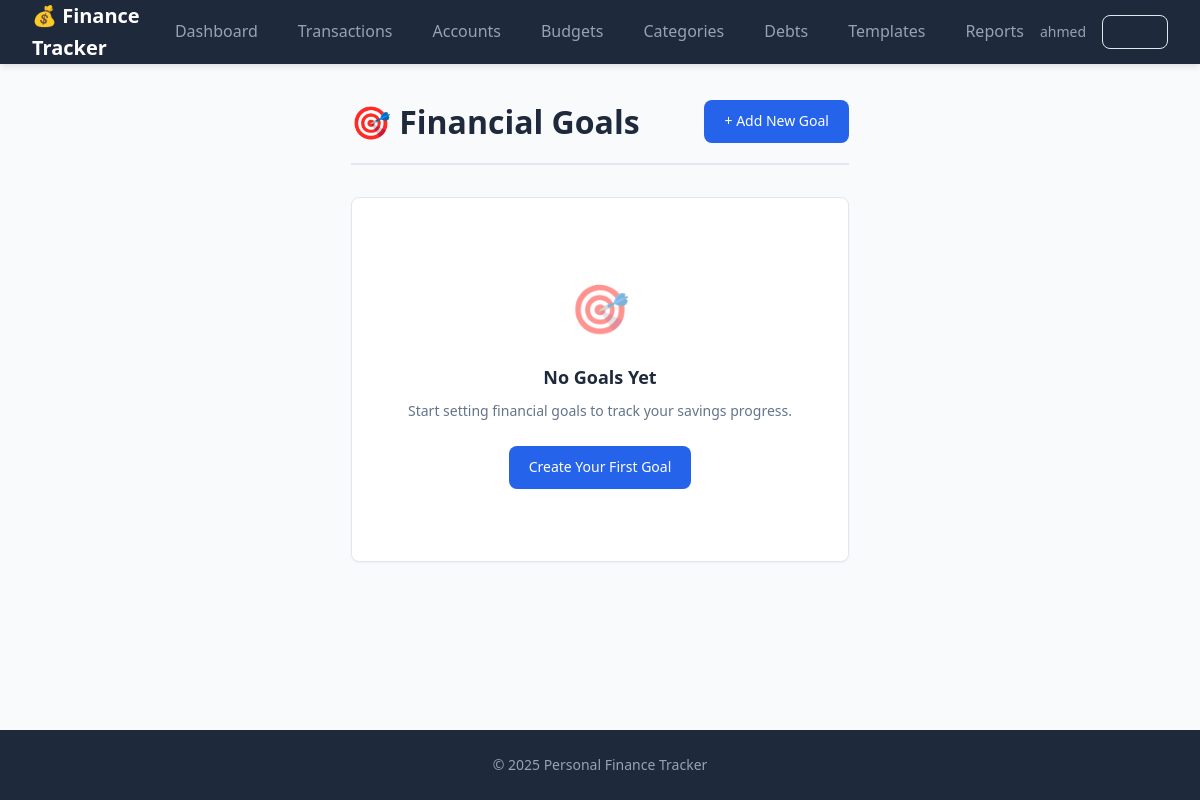
The page /goals (signed in) on the database as committed earlier.
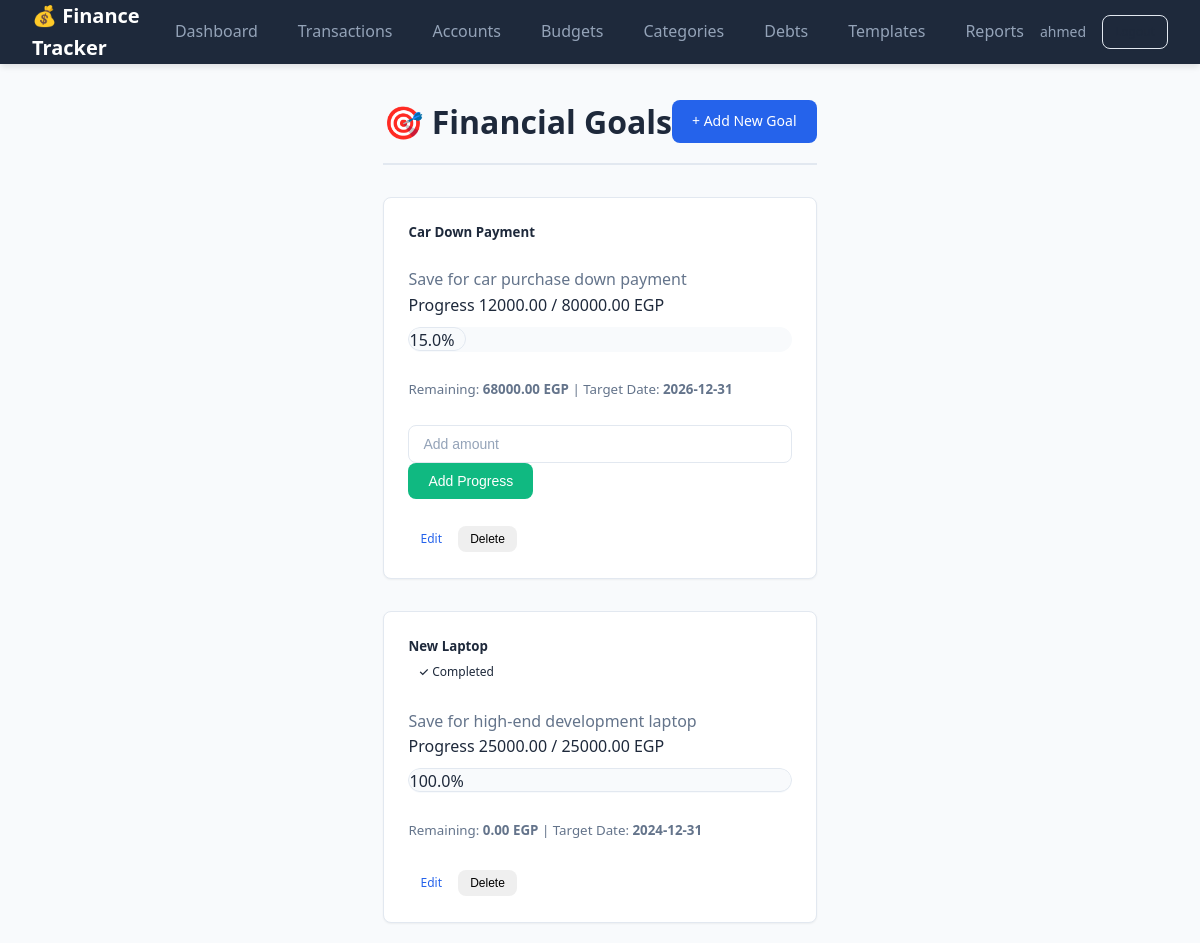
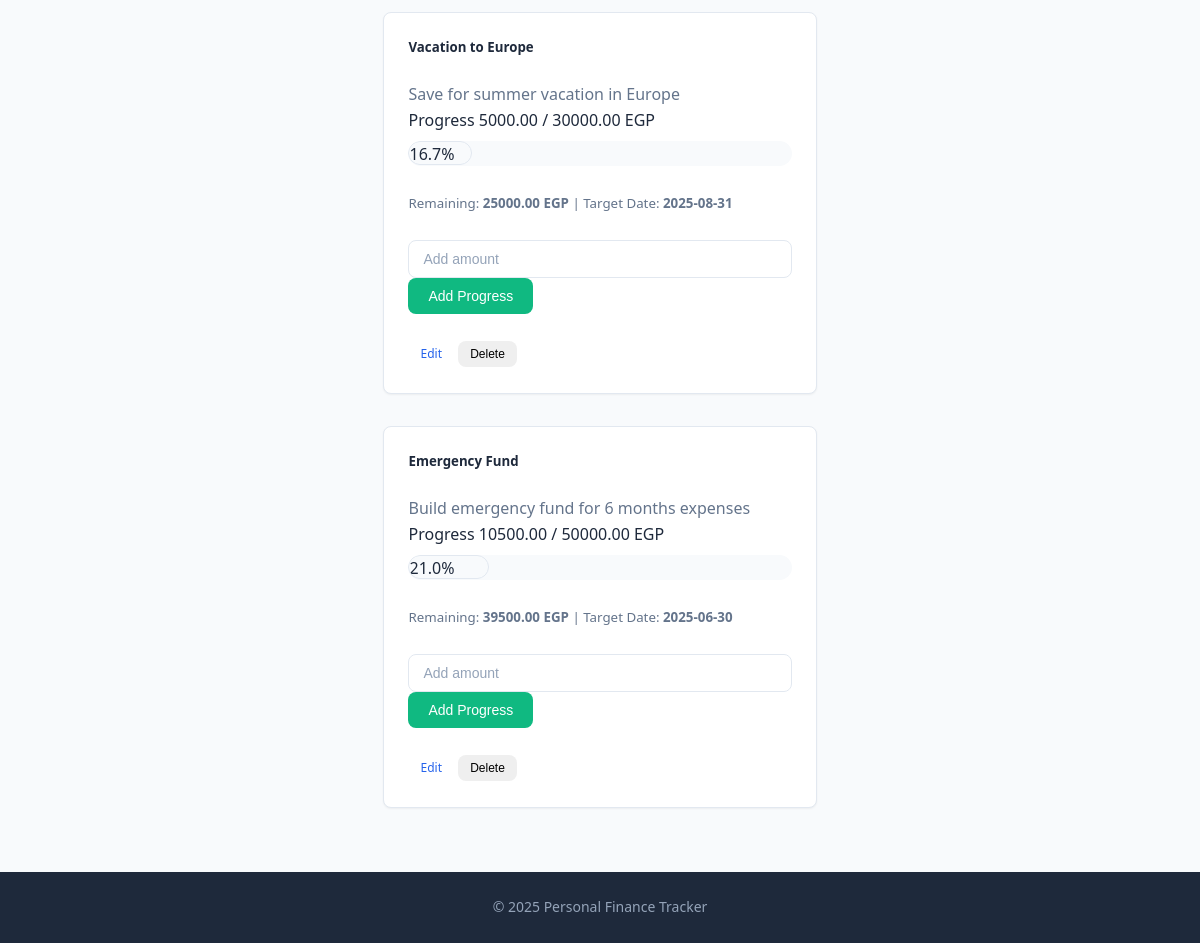
The same page on the database as committed later (2 pictures, top to bottom).
### src/app/models/finance_models.py (models this page shows, shortened)
class Goal(db.Model):
    __tablename__ = 'goal'
    id: Mapped[int] = mapped_column(Integer, primary_key=True, autoincrement=True)
    user_id: Mapped[int] = mapped_column(
        Integer, ForeignKey('user.id', ondelete='CASCADE'), nullable=False
    )
    name: Mapped[str] = mapped_column(String(100), nullable=False)
    target_amount: Mapped[Decimal] = mapped_column(DECIMAL(10, 2), nullable=False)
    current_amount: Mapped[Decimal] = mapped_column(
        DECIMAL(10, 2), default=Decimal('0.00')
    )
    target_date: Mapped[Optional[datetime]] = mapped_column(Date)
    description: Mapped[Optional[str]] = mapped_column(Text)
    created_at: Mapped[datetime] = mapped_column(DateTime, default=datetime.utcnow)
    user: Mapped["User"] = relationship("User", back_populates="goals")
    @property
    def progress_percentage(self) -> float:
        if self.target_amount == 0:
            return 0.0
        return float((self.current_amount / self.target_amount) * 100)
    @property
    def remaining_amount(self) -> Decimal:
        return self.target_amount - self.current_amount
    @property
    def is_completed(self) -> bool:
        return self.current_amount >= self.target_amount

### src/app/controllers/goal_routes.py (the view)
@goal_bp.route('/goals')
@login_required
def goals():
    user_goals = GoalRepository.get_all_by_user(current_user.id)
    return render_template('goals.html', goals=user_goals)

### src/app/__init__.py (called while the page is built)
def _init_extensions(app: Flask) -> None:
    database.init_app(app)
    bcrypt.init_app(app)
    login_manager.init_app(app)
    @login_manager.user_loader
    def load_user(user_id: str):
        from .models import User
        return User.query.get(int(user_id))

### src/app/repositories/goal_repository.py (called while the page is built)
    @staticmethod
    def get_all_by_user(user_id: int) -> List[Goal]:
        return Goal.query.filter_by(user_id=user_id).order_by(
            Goal.created_at.desc()
        ).all()

### src/app/templates/goals.html (shortened to what this page needs)
{% extends "base.html" %}
{% block content %}
<div class="page-header">
    <h1>🎯 Financial Goals</h1>
    <a href="{{ url_for('goal.add_goal') }}" class="btn btn-primary">+ Add New Goal</a>
</div>
{% if goals %}
<div class="row">
    {% for goal in goals %}
    <div class="col-md-6 mb-4">
        <div class="card">
            <div class="card-body">
                <div class="d-flex justify-content-between align-items-start mb-3">
                    <h5 class="card-title">{{ goal.name }}</h5>
                    {% if goal.is_completed %}
                    <span class="badge bg-success">✓ Completed</span>
                    {% endif %}
                </div>
                {% if goal.description %}
                <p class="text-muted">{{ goal.description }}</p>
                {% endif %}
                <div class="mb-3">
                    <div class="d-flex justify-content-between mb-1">
                        <span>Progress</span>
                        <span>{{ goal.current_amount|round(2) }} / {{ goal.target_amount|round(2) }} EGP</span>
                    </div>
                    <div class="progress" style="height: 25px;">
                        <div class="progress-bar {% if goal.is_completed %}bg-success{% else %}bg-primary{% endif %}"
                             role="progressbar"
                             style="width: {{ [goal.progress_percentage, 100]|min }}%"
                             aria-valuenow="{{ goal.progress_percentage }}"
                             aria-valuemin="0"
                             aria-valuemax="100">
                            {{ goal.progress_percentage|round(1) }}%
                        </div>
                    </div>
                </div>
                <div class="mb-3">
                    <small class="text-muted">
                        Remaining: <strong>{{ goal.remaining_amount|round(2) }} EGP</strong>
                        {% if goal.target_date %}
                        | Target Date: <strong>{{ goal.target_date.strftime('%Y-%m-%d') }}</strong>
                        {% endif %}
                    </small>
                </div>
                {% if not goal.is_completed %}
                <form method="POST" action="{{ url_for('goal.update_progress', goal_id=goal.id) }}" class="mb-3">
                    <div class="input-group">
                        <input type="number" step="0.01" name="amount" class="form-control"
                               placeholder="Add amount" required>
                        <button type="submit" class="btn btn-success">Add Progress</button>
                    </div>
                </form>
                {% endif %}
                <div class="d-flex gap-2">
                    <a href="{{ url_for('goal.edit_goal', goal_id=goal.id) }}" class="btn btn-sm btn-outline-primary">Edit</a>
                    <form method="POST" action="{{ url_for('goal.delete_goal', goal_id=goal.id) }}"
                          onsubmit="return confirm('Are you sure you want to delete this goal?');" style="display: inline;">
                        <button type="submit" class="btn btn-sm btn-outline-danger">Delete</button>
                    </form>
                </div>
            </div>
        </div>
    </div>
    {% endfor %}
</div>
{% else %}
<div class="card">
    <div class="card-body">
        <div class="empty-state">
            <div class="empty-state-icon">🎯</div>
            <h3>No Goals Yet</h3>
            <p>Start setting financial goals to track your savings progress.</p>
            <a href="{{ url_for('goal.add_goal') }}" class="btn btn-primary">Create Your First Goal</a>
        </div>
    </div>
</div>
{% endif %}
{% endblock %}

Rows that differ between the two databases and show on the page:
added Goal: name "Car Down Payment", description "Save for car purchase down payment", current_amount "12000.00", target_amount "80000.00", progress_percentage "15.0", remaining_amount "68000.00", target_date "2026-12-31"
added Goal: name "New Laptop", shows "✓ Completed", description "Save for high-end development laptop", current_amount "25000.00", target_amount "25000.00", progress_percentage "100.0", remaining_amount "0.00", target_date "2024-12-31"
added Goal: name "Vacation to Europe", description "Save for summer vacation in Europe", current_amount "5000.00", target_amount "30000.00", progress_percentage "16.7", remaining_amount "25000.00", target_date "2025-08-31"
added Goal: name "Emergency Fund", description "Build emergency fund for 6 months expenses", current_amount "10500.00", target_amount "50000.00", progress_percentage "21.0", remaining_amount "39500.00", target_date "2025-06-30"
Other text that changed with them:
text no longer shown: "🎯 No Goals Yet Start setting financial goals to track your savings progress. Create Your First Goal"
